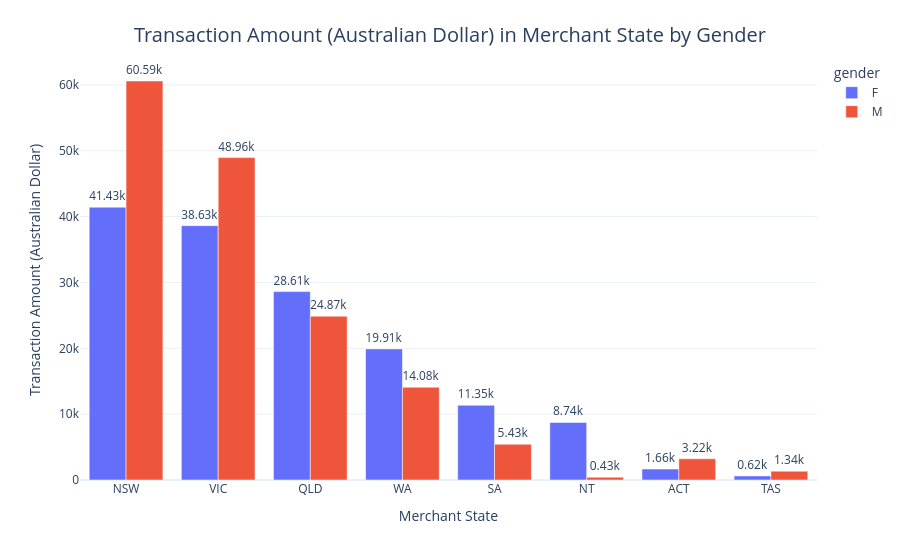

This figure's notebook cell:
### Markdown cell above
# 4.7   Transactional Amount by State

### Code cell
df_grp_gender_by_state = df_cleaned.groupby(by=['merchant_state', 'gender'])[['amount']].sum().reset_index()
day_order = df_cleaned.groupby(by=['merchant_state'])[['amount']].sum().sort_values(by='amount',ascending=False).index
df_grp_gender_by_state['merchant_state'] = pd.Categorical(df_grp_gender_by_state['merchant_state'],day_order)
df_grp_gender_by_state = df_grp_gender_by_state.groupby(by=['merchant_state', 'gender']).sum().reset_index()

fig = px.bar(data_frame=df_grp_gender_by_state,
       x='merchant_state', y='amount', color='gender',
       barmode='group', text=df_grp_gender_by_state.amount.apply(lambda x : str(round(x/1000,2))+'k'))

fig.update_traces(textposition='outside')
fig.update_xaxes(title='Merchant State') 
fig.update_yaxes(title='Transaction Amount (Australian Dollar)')
fig.update_layout(title=dict(text = "Transaction Amount (Australian Dollar) in Merchant State by Gender", 
                             x=0.5, y=0.95),
                    title_font_size=20,)
fig.show()

### Figure 1 — Plotly figure (JSON) as saved in the notebook; plotly's stock layout.template omitted (floating-point values rounded to 4 significant figures)
{"data": [{"alignmentgroup": "True", "hovertemplate": "gender=F<br>merchant_state=%{x}<br>amount=%{y}<br>text=%{text}<extra></extra>", "legendgroup": "F", "marker": {"color": "#636efa", "pattern": {"shape": ""}}, "name": "F", "offsetgroup": "F", "orientation": "v", "showlegend": true, "text": ["41.43k", "38.63k", "28.61k", "19.91k", "11.35k", "8.74k", "1.66k", "0.62k"], "textposition": "outside", "type": "bar", "x": ["NSW", "VIC", "QLD", "WA", "SA", "NT", "ACT", "TAS"], "xaxis": "x", "y": [41430.0, 38630.0, 28610.0, 19910.0, 11350.0, 8741.0, 1657.0, 622.7], "yaxis": "y"}, {"alignmentgroup": "True", "hovertemplate": "gender=M<br>merchant_state=%{x}<br>amount=%{y}<br>text=%{text}<extra></extra>", "legendgroup": "M", "marker": {"color": "#EF553B", "pattern": {"shape": ""}}, "name": "M", "offsetgroup": "M", "orientation": "v", "showlegend": true, "text": ["60.59k", "48.96k", "24.87k", "14.08k", "5.43k", "0.43k", "3.22k", "1.34k"], "textposition": "outside", "type": "bar", "x": ["NSW", "VIC", "QLD", "WA", "SA", "NT", "ACT", "TAS"], "xaxis": "x", "y": [60590.0, 48960.0, 24870.0, 14080.0, 5427.0, 427.5, 3219.0, 1340.0], "yaxis": "y"}], "layout": {"barmode": "group", "legend": {"title": {"text": "gender"}, "tracegroupgap": 0}, "margin": {"t": 60}, "title": {"font": {"size": 20}, "text": "Transaction Amount (Australian Dollar) in Merchant State by Gender", "x": 0.5, "y": 0.95}, "xaxis": {"anchor": "y", "domain": [0, 1], "title": {"text": "Merchant State"}}, "yaxis": {"anchor": "x", "domain": [0, 1], "title": {"text": "Transaction Amount (Australian Dollar)"}}}}
